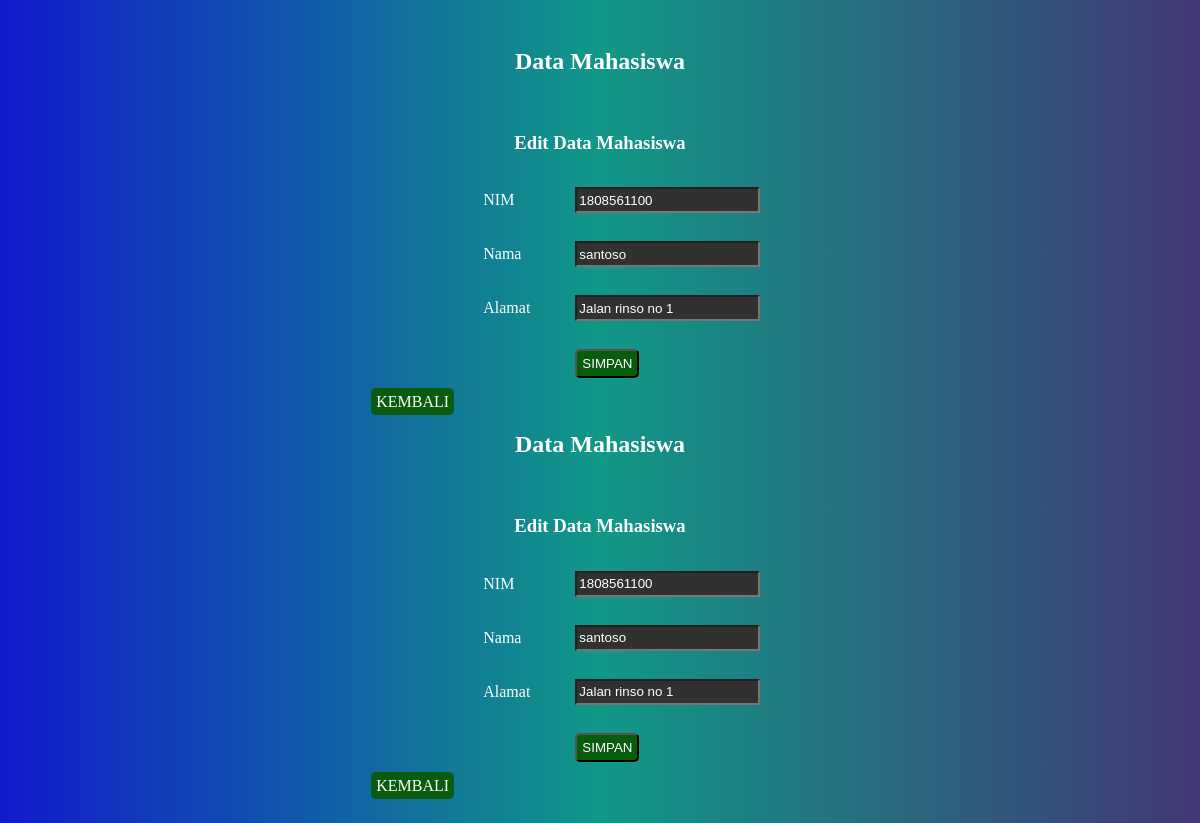
The page /edit2.php?id=3 on the database its author committed.
### tables this page shows
CREATE TABLE `mahasiswa` (
  `id` int(100) NOT NULL,
  `nim` varchar(100) NOT NULL,
  `nama` varchar(100) NOT NULL,
  `alamat` text NOT NULL
);

### edit2.php (the view, shortened to what this page needs)
<!DOCTYPE html>
<html>
<head>
	<link rel="stylesheet" href="style3.css">
</head>
<body>
	<h2>Data Mahasiswa</h2>
	<br/>
	<h3>Edit Data Mahasiswa</h3>
	<?php
	include 'koneksi.php';
	$id = $_GET['id'];
	$data = mysqli_query($koneksi,"select * from mahasiswa where id='$id'");
	while($d = mysqli_fetch_array($data)){
		?>
		<form method="post" action="update2.php">
			<table cellpadding="13">
				<tr>
					<td>NIM</td>
					<td><input type="number" name="nim" value="<?php echo $d['nim']; ?>"></td>
				</tr>
                <tr>
					<td>Nama</td>
					<td>
						<input type="text" name="nama" value="<?php echo $d['nama']; ?>">
					</td>
				</tr>
				<tr>
					<td>Alamat</td>
					<td><input type="text" name="alamat" value="<?php echo $d['alamat']; ?>"></td>
				</tr>
				<tr>
					<td></td>
					<td><input type="submit" value="SIMPAN"></td>
				</tr>
			</table>
		</form>
		<?php
	}
	?>
	<div class="box">
	<a href="halaman_pegawai.php">KEMBALI</a>
	</div>
</body>
</html>
<!DOCTYPE html>
<html>
<head>
	<link rel="stylesheet" href="style3.css">
</head>
<body>
	<h2>Data Mahasiswa</h2>
	<br/>
	<h3>Edit Data Mahasiswa</h3>
	<?php
	include 'koneksi.php';
	$id = $_GET['id'];
	$data = mysqli_query($koneksi,"select * from mahasiswa where id='$id'");
	while($d = mysqli_fetch_array($data)){
		?>
		<form method="post" action="update2.php">
			<table cellpadding="13">
				<tr>
					<td>NIM</td>
					<td><input type="number" name="nim" value="<?php echo $d['nim']; ?>"></td>
				</tr>
                <tr>
					<td>Nama</td>
					<td>
						<input type="text" name="nama" value="<?php echo $d['nama']; ?>">
					</td>
				</tr>
				<tr>
					<td>Alamat</td>
					<td><input type="text" name="alamat" value="<?php echo $d['alamat']; ?>"></td>
				</tr>
				<tr>
					<td></td>
					<td><input type="submit" value="SIMPAN"></td>
				</tr>
			</table>
		</form>
		<?php
	}
	?>
	<div class="box">
	<a href="halaman_pegawai.php">KEMBALI</a>
	</div>
</body>
</html>

### style3.css (style rules this page uses)
body { background-image: linear-gradient(to right, #111bcc, #119887, #423775); font: 400 14px; padding: 20px; }
.box { margin-left: 30%; }
a { background-color:rgb(9, 92, 13); padding: 5px; border-radius: 5px; color: white; text-decoration: none; }
form { margin-left: 37%; }
td { padding-left: 30px; color: white; }
input[type="number"], input[type="text"] { height: 20px; background-color: rgb(49, 49, 47); color: white; }
h2, h3 { text-align: center; color: white; }
input[type="submit"] { background-color: rgb(9, 92, 13); padding: 5px; border-radius: 5px; color: white; text-decoration: none; }

### rows shown on the page
mahasiswa: nim "1808561100", nama "santoso", alamat "Jalan rinso no 1"
